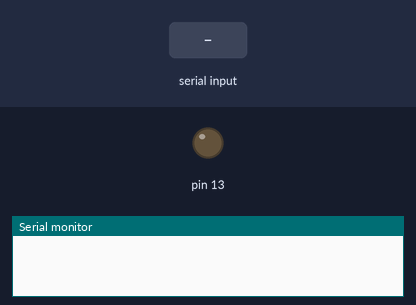
Bench run of a sketch on a simulated Arduino Uno, built with avr-gcc and run on an emulated ATmega328P. Shown: output pins drawn as LEDs (lit = HIGH), the last lines printed to the serial monitor. Dashed ring = blinking. The inputs (shaded band) are chosen by the test bench. EEPROM starts erased.

Above: at 0.9 s.
1.0 s: "0\n" received over Serial
At 1.13 s:
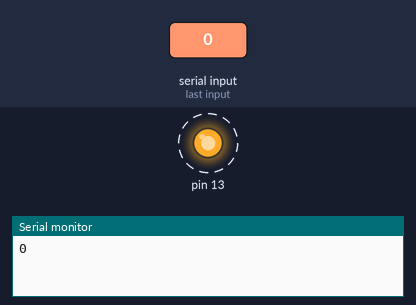
Timing chart, 0 to 10.0 s (numbered marks = the images above; inputs shaded):
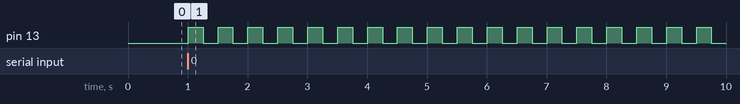

Measured:
- after the input at 1.0 s, pin 13: alternates HIGH for 0.25 s and LOW for 0.25 s, starting at once

The sketch:

alarm_without_ds3231.ino
```cpp
#include <EEPROM.h>
int val,count=0;
void setup() {
  Serial.begin(9600);
  pinMode(13,OUTPUT);

  while (Serial.available()==0);
    int val=Serial.parseInt();
    EEPROM.write(0, val);
    Serial.print(EEPROM.read(0));// put your setup code here, to run once:

}

void loop() {


  while(EEPROM.read(0)==count)
  {
    for(int i =0;i<=40;i++)
  {
    digitalWrite(13,1);
    delay(250);
    digitalWrite(13,0);
    delay(250);
    i=i++;
  Serial.print("alarm is on");

  }
  count=0;
  break;

  }
  delay(60000);

  count=count+1;
  Serial.println(count);
  //EEPROM.write(2,count);
  // put your main code here, to run repeatedly:

}
```
